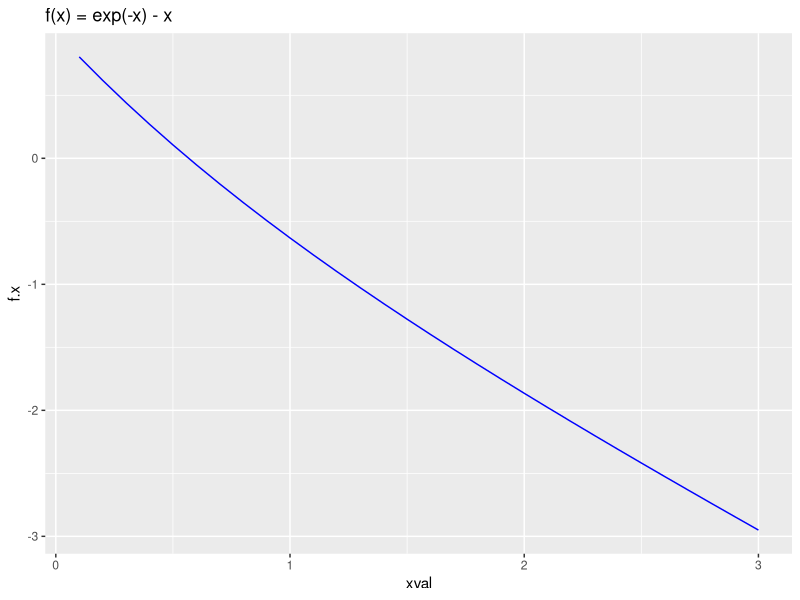
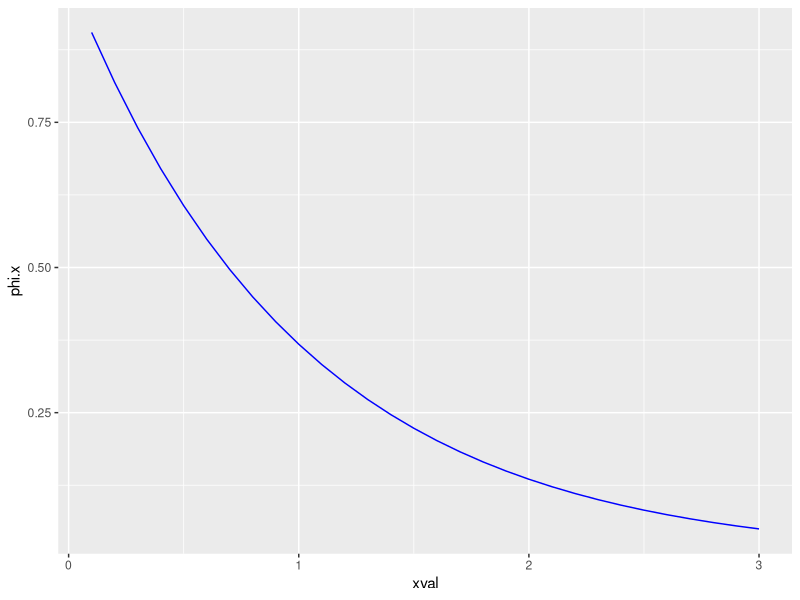
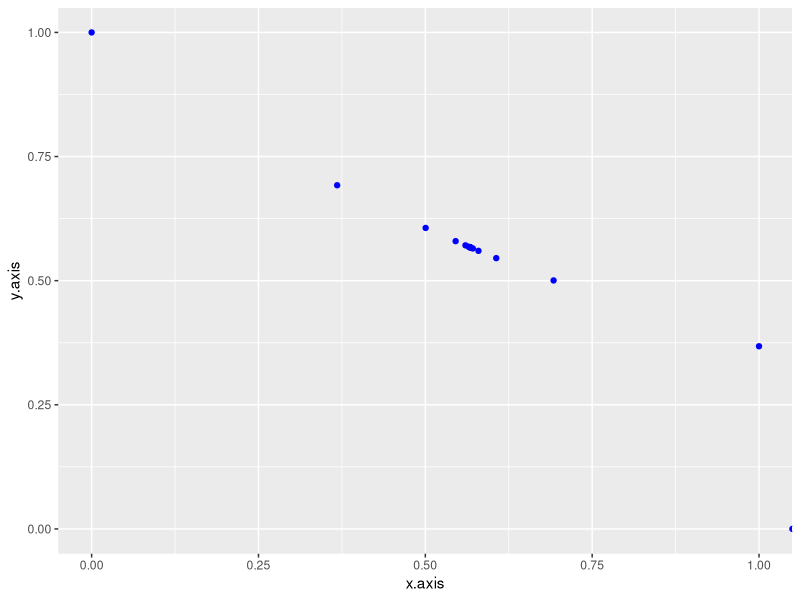
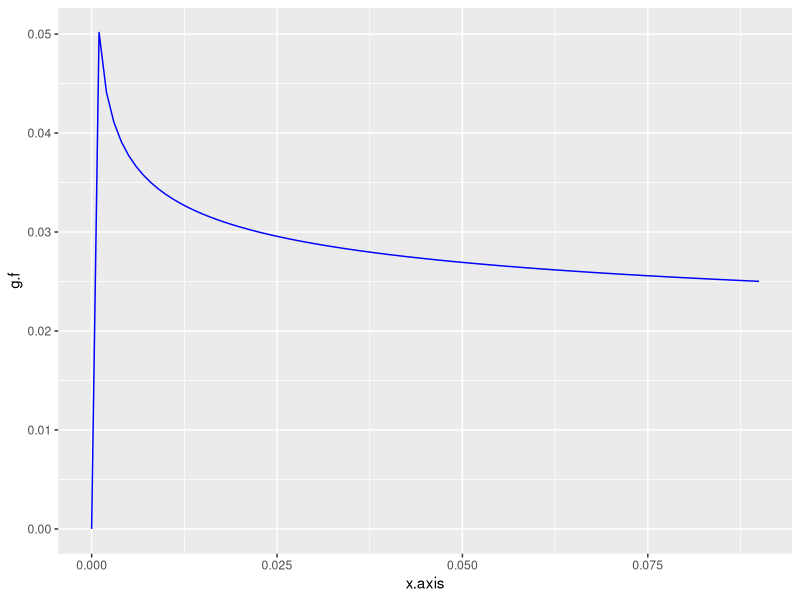

Generate these figures, in order, with R:
## ---- chunk 1
xdomain <- seq(0.1, 3.0, 0.1)
fun <- function(x) exp(-x) - x
phi <- function(xreal) exp(-xreal)

fframe <- data.frame("xval" = xdomain, "f.x" = fun(xdomain))
pframe <- data.frame("xval" = xdomain, "phi.x" = phi(xdomain))
head(fframe)
head(pframe)
## ---- chunk 2
library(ggplot2)
fplot <- ggplot(data = fframe, mapping = aes(xval, f.x)) + geom_line(color = "blue") + ggtitle("f(x) = exp(-x) - x")
pplot <- ggplot(data = pframe, mapping = aes(xval, phi.x)) + geom_line(color = "blue")
fplot
pplot
## ---- chunk 3
ids <- 0
idsvect <- 0
epsilonar <- 0
epsilontr <- (0.5671433 - idsvect) / 0.5671433
for (i in 2:17) {
    idsvect[i] <- phi(ids)
    epsilonar <- append(epsilonar, abs((idsvect[i] - idsvect[i - 1]) / idsvect[i]))
    epsilontr[i] <- abs((0.5671433 - idsvect[i]) / 0.5671433)
    
    ids <- phi(ids)
}
print(idsvect)
print(epsilonar)

iterframe <- data.frame("ith.iterate" = seq(1, 17) - 1, "phi.x" = idsvect, "abs.epsilon_a" = epsilonar * 100, "abs.epsilon_t" = epsilontr * 100)
iterframe
## ---- chunk 4
fixed <- data.frame("x.axis" = -log(idsvect), "y.axis" = idsvect)
fixed

fpplot <- ggplot(data = fixed, mapping = aes(x.axis, y.axis)) + geom_point(color = "blue")
fpplot
## ---- chunk 5
fdomain <- seq(0.00, 0.09, 0.001)
fun <- function(xreal) {
    stconstant <- 0.0000015 / (3.7 * 0.005)
    ndconstant <- 2.51 / 13743
    logterm <- log10(stconstant + (ndconstant * 1 / sqrt(xreal)))
    return(0.25 * 1 / (logterm ** 2))
}
pipeframe <- data.frame("x.axis" = fdomain, "g.f" = fun(fdomain))
head(pipeframe)
tail(pipeframe)
## ---- chunk 6
pipeplot <- ggplot(data = pipeframe, mapping = aes(x.axis, g.f)) + geom_line(color = "blue")
pipeplot
## ---- chunk 7
idspipe <- 0.01
idspipevect <- 0
fepsilonar <- 0
fepsilontr <- c()
for (i in 1:10) {
    idspipe <- fun(idspipe)
    idspipevect[i] <- idspipe
    if (i > 1) fepsilonar <- append(fepsilonar, abs((idspipevect[i] - idspipevect[i - 1])/idspipevect[i]))
}
print(idspipevect)
print(fepsilonar)
fflowframe <- data.frame("ith.iterate" = seq(1:10) - 1, "f.flow" = idspipevect, "f.epsilonar" = fepsilonar, "f.epsilontr" = abs((0.02896782 - idspipevect)/0.02896782))
fflowframe
